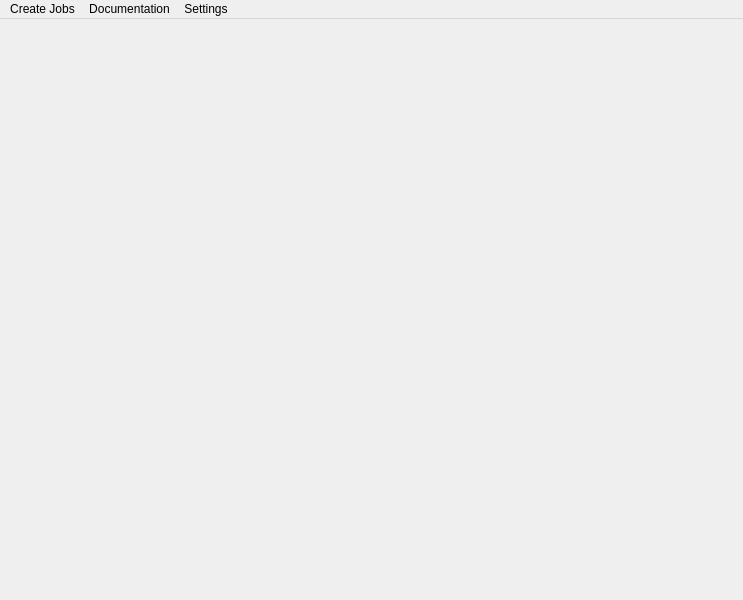
<?xml version="1.0" encoding="UTF-8"?>
<ui version="4.0">
 <class>MainWindow</class>
 <widget class="QMainWindow" name="MainWindow">
  <property name="geometry">
   <rect>
    <x>0</x>
    <y>0</y>
    <width>743</width>
    <height>600</height>
   </rect>
  </property>
  <property name="windowTitle">
   <string>MainWindow</string>
  </property>
  <widget class="QWidget" name="centralwidget">
   <widget class="QWidget" name="layoutWidget">
    <property name="geometry">
     <rect>
      <x>0</x>
      <y>0</y>
      <width>791</width>
      <height>491</height>
     </rect>
    </property>
    <layout class="QVBoxLayout" name="verticalLayout">
     <item>
      <widget class="LaserJobsQTabWidget" name="widget" native="true"/>
     </item>
    </layout>
   </widget>
  </widget>
  <widget class="QMenuBar" name="menubar">
   <property name="geometry">
    <rect>
     <x>0</x>
     <y>0</y>
     <width>743</width>
     <height>24</height>
    </rect>
   </property>
   <widget class="QMenu" name="createJobsMenubar">
    <property name="title">
     <string>Create Jobs</string>
    </property>
    <addaction name="ActionImportFromMail"/>
    <addaction name="ActionSelectFile"/>
   </widget>
   <widget class="QMenu" name="menuDocumentation">
    <property name="title">
     <string>Documentation</string>
    </property>
    <addaction name="action3D_printers"/>
    <addaction name="actionPMMA_Laser_cutter"/>
    <addaction name="actionMetal_Laser_Cutter"/>
   </widget>
   <widget class="QMenu" name="menuSettings">
    <property name="title">
     <string>Settings</string>
    </property>
   </widget>
   <addaction name="createJobsMenubar"/>
   <addaction name="menuDocumentation"/>
   <addaction name="menuSettings"/>
  </widget>
  <action name="ActionImportFromMail">
   <property name="checkable">
    <bool>false</bool>
   </property>
   <property name="text">
    <string>Import from Mail</string>
   </property>
  </action>
  <action name="ActionSelectFile">
   <property name="text">
    <string>Select FIle</string>
   </property>
   <property name="shortcut">
    <string>Ctrl+F</string>
   </property>
  </action>
  <action name="action3D_printers">
   <property name="text">
    <string>3D printers</string>
   </property>
  </action>
  <action name="actionPMMA_Laser_cutter">
   <property name="text">
    <string>PMMA Laser cutter</string>
   </property>
  </action>
  <action name="actionMetal_Laser_Cutter">
   <property name="text">
    <string>Metal Laser Cutter</string>
   </property>
  </action>
 </widget>
 <customwidgets>
  <customwidget>
   <class>LaserJobsQTabWidget</class>
   <extends>QWidget</extends>
   <header>laser_tab_widget.h</header>
   <container>1</container>
  </customwidget>
 </customwidgets>
 <resources/>
 <connections/>
</ui>
